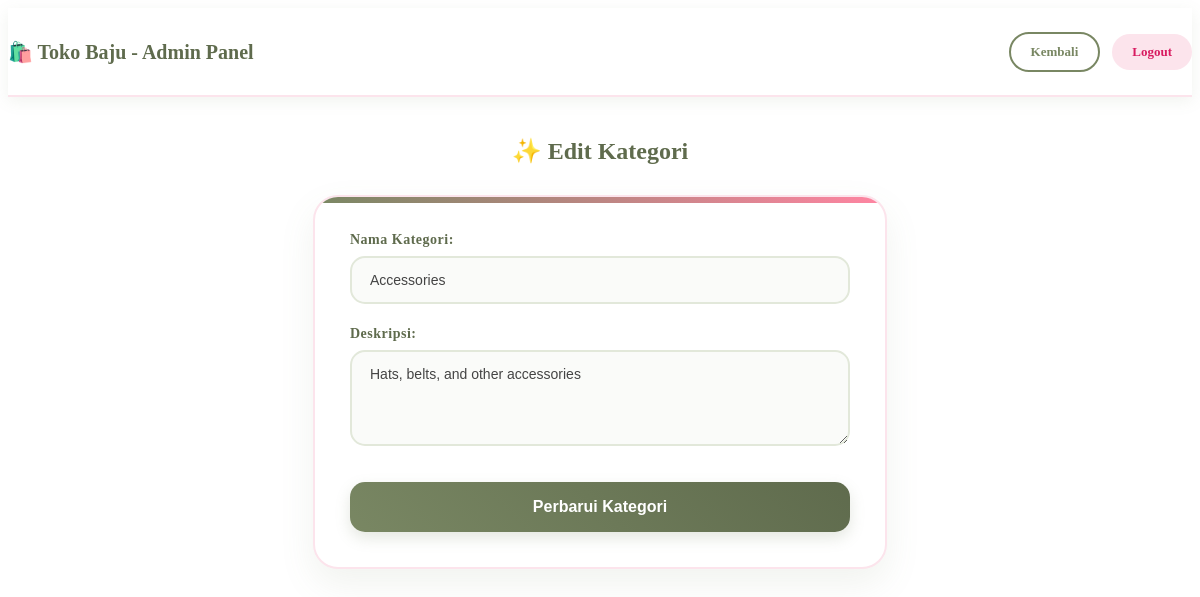
The app's page /category_management.php?action=edit&id=4 (signed in) with its own data.
### tables this page shows
CREATE TABLE `categories` (
  `id` int(11) NOT NULL,
  `name` varchar(100) NOT NULL,
  `description` text DEFAULT NULL,
  `created_at` timestamp NOT NULL DEFAULT current_timestamp()
);

### category_management.php (the view, shortened to what this page needs)
<?php
include 'db/koneksi.php';
$action = isset($_GET['action']) ? $_GET['action'] : 'list';
$category = null;
if ($action == 'edit' && isset($_GET['id'])) {
    $id = $_GET['id'];
    $result = $mysqli->prepare("SELECT * FROM categories WHERE id=?");
    $result->bind_param("i", $id);
    $result->execute();
    $category = $result->get_result()->fetch_assoc();
}
?>
<!DOCTYPE html>
<html lang="id">
<head>
</head>
<body>
    <nav class="navbar">
        <div class="container">
            <div class="nav-content">
                <h1 class="logo">🛍️ Toko Baju - Admin Panel</h1>
                <div class="nav-actions">
                    <a href="dashboard_admin.php" class="btn-secondary">Kembali</a>
                    <a href="logout.php" class="btn-logout">Logout</a>
                </div>
            </div>
        </div>
    </nav>
    <div class="container main-content">
        <h2 class="page-title">
            <?php echo ($action == 'create' ? '🌸 Tambah Kategori Baru' : '✨ Edit Kategori'); ?>
        </h2>
        <form method="POST" class="form">
            <div class="form-group">
                <label>Nama Kategori:</label>
                <input type="text" name="name" required value="<?php echo htmlspecialchars($category['name'] ?? ''); ?>">
            </div>
            <div class="form-group">
                <label>Deskripsi:</label>
                <textarea name="description" rows="4"><?php echo htmlspecialchars($category['description'] ?? ''); ?></textarea>
            </div>
            <button type="submit" class="btn-primary">
                <?php echo ($action == 'create' ? 'Tambah Kategori' : 'Perbarui Kategori'); ?>
            </button>
        </form>
    </div>
</body>
</html>

### category_management.php (style rules this page uses)
:root { --primary-green: #798763; --dark-sage: #5f6b4d; --soft-pink: #fce4ec; --bright-pink: #ff85a2; --accent-rose: #d81b60; --bg-light: #fafbf9; }
.form { background: #ffffff; padding: 35px; border-radius: 25px; box-shadow: 0 15px 35px rgba(121, 135, 99, 0.1); max-width: 500px; margin: 30px auto; border: 2px solid var(--soft-pink); position: relative; overflow: hidden; }
.form::before { content: ''; position: absolute; top: 0; left: 0; right: 0; height: 6px; background: linear-gradient(to right, var(--primary-green), var(--bright-pink)); }
.form-group { margin-bottom: 22px; }
.form-group label { display: block; font-weight: 700; color: var(--dark-sage); margin-bottom: 8px; font-size: 14px; letter-spacing: 0.5px; }
.form-group input[type="text"], .form-group textarea { width: 100%; padding: 14px 18px; border: 2px solid #e2e8da; border-radius: 15px; font-family: 'Quicksand', sans-serif; font-size: 14px; color: #444; background-color: var(--bg-light); transition: all 0.3s cubic-bezier(0.4, 0, 0.2, 1); box-sizing: border-box; }
.form .btn-primary { width: 100%; padding: 16px; background: linear-gradient(45deg, var(--primary-green), var(--dark-sage)); border: none; border-radius: 15px; color: white; font-weight: 700; font-size: 16px; cursor: pointer; transition: all 0.3s ease; box-shadow: 0 6px 15px rgba(121, 135, 99, 0.2); margin-top: 10px; }
h2 { color: var(--dark-sage); text-align: center; font-weight: 800; font-size: 24px; margin-top: 40px; margin-bottom: 5px; }
.navbar { background: white; padding: 15px 0; box-shadow: 0 4px 15px rgba(121, 135, 99, 0.1); border-bottom: 2px solid var(--soft-pink); margin-bottom: 30px; }
.nav-content { display: flex; justify-content: space-between; align-items: center; }
.logo { font-size: 20px; color: var(--dark-sage); font-weight: 800; }
.nav-actions { display: flex; gap: 12px; align-items: center; }
.btn-secondary { background-color: transparent; color: var(--primary-green); padding: 10px 20px; border-radius: 50px; text-decoration: none; font-weight: 700; font-size: 13px; border: 2px solid var(--primary-green); transition: 0.3s; display: inline-block; }
.btn-logout { background-color: var(--soft-pink); color: var(--accent-rose); padding: 10px 20px; border-radius: 50px; text-decoration: none; font-weight: 700; font-size: 13px; transition: 0.3s; display: inline-block; }
.page-title { color: var(--dark-sage); font-weight: 800; margin-bottom: 25px; text-align: center; }

### records on screen
categories: name "Accessories", description "Hats, belts, and other accessories"
